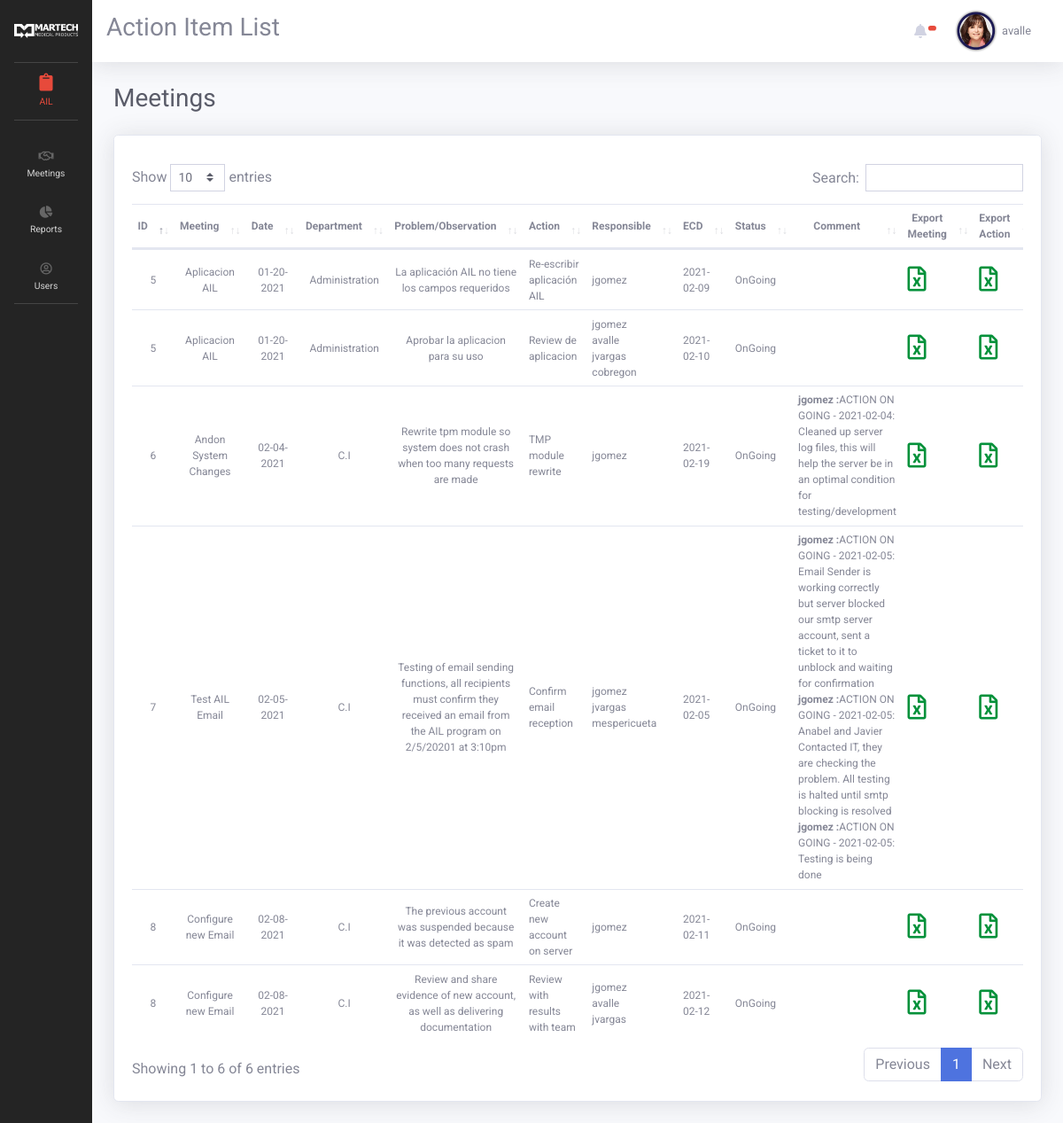
The app's page /ailApp/index.php?page=report_active_list (signed in) with its own data.
### tables this page shows
CREATE TABLE `meetings` (
  `meeting_id` int(11) NOT NULL,
  `meeting_department_id` int(11) NOT NULL,
  `meeting_name` varchar(255) NOT NULL,
  `meeting_date` date NOT NULL,
  `meeting_active` int(1) NOT NULL DEFAULT 1,
  `meeting_complete` int(1) NOT NULL,
  `meeting_user_id` int(11) NOT NULL
);

CREATE TABLE `departments` (
  `department_id` int(11) NOT NULL,
  `department_name` varchar(255) NOT NULL,
  `department_active` int(1) NOT NULL DEFAULT 1
);

CREATE TABLE `actions` (
  `action_id` int(11) NOT NULL,
  `action_meeting_id` int(11) NOT NULL,
  `action_name` varchar(255) NOT NULL,
  `action_description` text NOT NULL,
  `action_department` int(11) NOT NULL,
  `action_promise_date` date NOT NULL,
  `action_end_date` date NOT NULL,
  `action_status` int(1) NOT NULL,
  `action_complete` int(1) NOT NULL DEFAULT 0
);

CREATE TABLE `action_responsible` (
  `a_responsible_id` int(11) NOT NULL,
  `a_action_id` int(11) NOT NULL,
  `a_responsible_user` int(11) NOT NULL,
  `a_responsible_main` int(1) NOT NULL DEFAULT 0,
  `a_responsible_added_by` int(11) NOT NULL,
  `a_responsible_date` date NOT NULL
);

CREATE TABLE `users` (
  `user_id` int(11) NOT NULL COMMENT 'auto incrementing user_id of each user, unique index',
  `user_name` varchar(64) NOT NULL COMMENT 'user''s name, unique',
  `user_password_hash` varchar(255) NOT NULL COMMENT 'user''s password in salted and hashed format',
  `user_email` varchar(64) NOT NULL COMMENT 'user''s email, unique',
  `user_first_name` varchar(255) DEFAULT NULL,
  `user_last_name` varchar(255) DEFAULT NULL,
  `user_employee_number` varchar(255) DEFAULT NULL,
  `user_department` int(11) NOT NULL,
  `user_date` datetime DEFAULT NULL,
  `user_last_update` timestamp NOT NULL DEFAULT current_timestamp() ON UPDATE current_timestamp(),
  `user_phone` varchar(25) DEFAULT NULL,
  `user_areacode` varchar(5) DEFAULT NULL,
  `user_level` int(1) NOT NULL DEFAULT 0,
  `user_image` varchar(255) NOT NULL DEFAULT 'uploads/user_img/noimage.png',
  `user_locked` int(1) NOT NULL DEFAULT 0,
  `user_suspend` int(1) NOT NULL DEFAULT 0,
  `user_active` int(1) NOT NULL DEFAULT 1
);

CREATE TABLE `action_updates` (
  `a_update_id` int(11) NOT NULL,
  `a_update_action_id` int(11) NOT NULL,
  `a_update_descr` text NOT NULL,
  `a_update_user` int(11) NOT NULL,
  `a_update_date` date NOT NULL,
  `a_update_percent` int(1) NOT NULL DEFAULT 0
);

### ailApp/views/pages/reports/report_active_list.php (the view, shortened to what this page needs)
<h1 class="h3 mb-4 text-gray-800">Meetings</h1>
<div class="card shadow mb-4">
    <div class="card-header py-3">
    </div>
        <div class="card-body">
            <div style="margin-top:-20px;" class="table-responsive">
            <table  style="font-size: 14px; vertical-align:middle; " class="table  order-column " id="dataTable" width="100%" cellspacing="0">
                <thead>
                <tr>
                    <th style="text-align: center;">ID</th>
                    <th style="text-align: center;">Meeting</th>
                    <th style="text-align: center;">Date</th>
                    <th style="text-align: center;">Department</th>
                    <th style="text-align: center;">Problem/Observation</th>
                    <th style="text-align: center;">Action</th>
                    <th style="text-align: center;">Responsible</th>
                    <th style="text-align: center;">ECD</th>
                    <th style="text-align: center;">Status</th>
                    <th style="text-align: center;">Comment</th>
                    <th style="text-align: center;">Export Meeting</th>
                    <th style="text-align: center;">Export Action</th>
                </tr>
                </thead>
                <tbody>
                    <?php
                    if($_SESSION['quatroapp_user_level'] >= 1)
                    {
                         $query = "SELECT * FROM meetings
                         LEFT JOIN departments ON meetings.meeting_department_id = departments.department_id
                         LEFT JOIN actions ON meetings.meeting_id = actions.action_meeting_id
                         LEFT JOIN users as owner ON meetings.meeting_user_id = owner.user_id
                         WHERE meeting_active = 1 AND meeting_complete != 1";
                    }
                    $result = mysqli_query($connection, $query);
                    while($row = mysqli_fetch_array($result)):
                    ?>
                        <tr>
                            <td style="text-align: center;"><?php echo $row['meeting_id'];  ?></td>
                            <td style="text-align: center;"><?php echo $row['meeting_name'];  ?></td>
                            <td style="text-align: center;"><?php echo date('m-d-Y', strtotime($row['meeting_date']));  ?></td>
                            <td style="text-align: center;"><?php echo $row['department_name'];  ?></td>
                            <td style="text-align: center;"><?php echo $row['action_description'];  ?></td>
                            <td><?php  echo $row['action_name'];?></td>
                            <td>
                                <?php
                                if(isset($row['action_id']))
                                {
                                    $qresponsible = "SELECT * FROM action_responsible
                                    LEFT JOIN users ON action_responsible.a_responsible_user = users.user_id
                                    WHERE a_action_id = {$row['action_id']}";
                                    $runqresponsible = mysqli_query($connection, $qresponsible);
                                    while($row_responsible = mysqli_fetch_array($runqresponsible))
                                    {
                                        echo $row_responsible['user_name']."<br>";
                                    }
                                }
                                else
                                {
                                    echo "N/A";
                                }
                                ?>
                            </td>
                            <td><?php echo $row['action_promise_date'] ?></td>
                            <td><?php if($row['action_complete'] == 1){echo "Completed";}else{echo "OnGoing";} ?></td>
                            <td>
                                <?php
                                if(isset($row['action_id']))
                                {
                                    $qresponsible = "SELECT * FROM action_updates
                                    LEFT JOIN users ON action_updates.a_update_user = users.user_id
                                    WHERE a_update_action_id = {$row['action_id']}";
                                    $runqresponsible = mysqli_query($connection, $qresponsible);
                                    while($row_responsible = mysqli_fetch_array($runqresponsible))
                                    {
                                        echo "<b>".$row_responsible['user_name']." :</b>".$row_responsible['a_update_descr']."<br>";
                                    }
                                }
                                else
                                {
                                    echo "N/A";
                                }
                                ?>
                            </td>
                            <td>
                                <a href='index.php?page=meeting_report&meeting_id=<?php echo $row['meeting_id']?>'  class=''  data-cat-name='{$row['user_name']}' data-cat-id='{$row['user_id']}'><i data-toggle='tooltip' data-placement='left' title='Generate Meeting Report' style='font-size: 28px; color:#03913a' class='far fa-file-excel options2'></i></a>
                            </td>
                            <td>
                                <a href='index.php?page=report&meeting_id=<?php echo $row['meeting_id']?>'  class=''  data-cat-name='{$row['user_name']}' data-cat-id='{$row['user_id']}'><i data-toggle='tooltip' data-placement='left' title='Generate Action Report' style='font-size: 28px; color:#03913a' class='far fa-file-excel options2'></i></a>
                            </td>
                        </tr>
                    <?php endwhile; ?>
                </tbody>
            </table>
        </div>
    </div>
</div>

### ailApp/views/includes/header.php (style rules this page uses)
body { font-family: 'Roboto', sans-serif; }
tr { font-size: 12px; }
.table-responsive { width: 100%; }
.card-header { background-color: #fff; border-bottom: #fff; }
td { vertical-align: middle; }
.odd { vertical-align: middle; }
.even { vertical-align: middle; }

### records on screen
meetings: meeting_id "5", meeting_name "Aplicacion AIL", meeting_date "01-20-2021", departments.department_name "Administration", actions.action_description "La aplicación AIL no tiene los campos requeridos", actions.action_name "Re-escribir aplicación AIL", actions.action_promise_date "2021-02-09", actions.action_description "Aprobar la aplicacion para su uso", actions.action_name "Review de aplicacion", actions.action_promise_date "2021-02-10"
action_responsible: users.user_name "jgomez"
action_responsible: users.user_name "jgomez"
action_responsible: users.user_name "avalle"
action_responsible: users.user_name "jvargas"
action_responsible: users.user_name "cobregon"
meetings: meeting_id "6", meeting_name "Andon System Changes", meeting_date "02-04-2021", departments.department_name "C.I", actions.action_description "Rewrite tpm module so system does not crash when too many requests are made", actions.action_name "TMP module rewrite", actions.action_promise_date "2021-02-19"
action_responsible: users.user_name "jgomez"
action_updates: users.user_name "jgomez", a_update_descr "ACTION ON GOING - 2021-02-04: Cleaned up server log files, this will help the server be in an optimal condition for testing/development"
meetings: meeting_id "7", meeting_name "Test AIL Email", meeting_date "02-05-2021", departments.department_name "C.I", actions.action_description "Testing of email sending functions, all recipients must confirm they received an email from the AIL program on 2/5/20201 at 3:10pm", actions.action_name "Confirm email reception", actions.action_promise_date "2021-02-05"
action_responsible: users.user_name "jgomez"
action_responsible: users.user_name "jvargas"
action_responsible: users.user_name "mespericueta"
action_updates: users.user_name "jgomez", a_update_descr "ACTION ON GOING - 2021-02-05: Email Sender is working correctly but server blocked our smtp server account, sent a ticket to it to unblock and waiting for confirmation"
action_updates: users.user_name "jgomez", a_update_descr "ACTION ON GOING - 2021-02-05: Anabel and Javier Contacted IT, they are checking the problem. All testing is halted until smtp blocking is resolved"
action_updates: users.user_name "jgomez", a_update_descr "ACTION ON GOING - 2021-02-05: Testing is being done"
meetings: meeting_id "8", meeting_name "Configure new Email", meeting_date "02-08-2021", departments.department_name "C.I", actions.action_description "The previous account was suspended because it was detected as spam", actions.action_name "Create new account on server", actions.action_promise_date "2021-02-11", actions.action_description "Review and share evidence of new account, as well as delivering documentation", actions.action_name "Review with results with team", actions.action_promise_date "2021-02-12"
action_responsible: users.user_name "jgomez"
action_responsible: users.user_name "jgomez"
action_responsible: users.user_name "avalle"
action_responsible: users.user_name "jvargas"

### other values on screen
$_SESSION['quatroapp_user_name'] "avalle"
